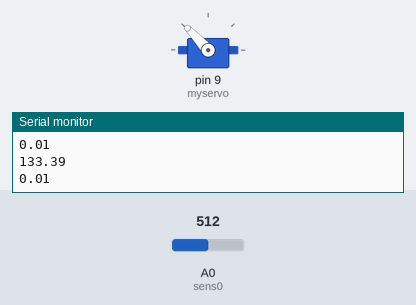
This sketch was run on a simulated Arduino Uno, built with avr-gcc and run on an emulated ATmega328P. On the bench: servo, the last lines printed to the serial monitor. The inputs (shaded band) are chosen by the test bench; at power-on: A0 (sens0) = 512.

Above: at 3.0 s.
3.1 s: A0 (sens0) set to 306
At 4.6 s:
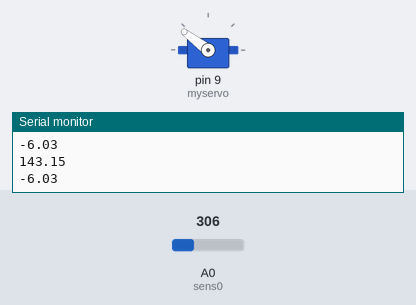
4.9 s: A0 (sens0) set to 0
At 6.3 s:
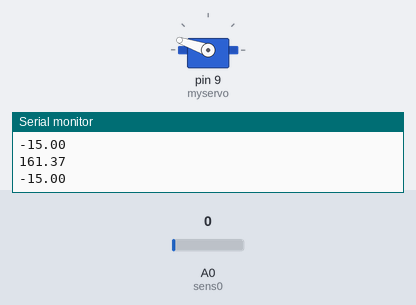
6.8 s: A0 (sens0) set to 206
9.8 s: A0 (sens0) set to 231
Timing chart, 0 to 12.3 s (numbered marks = the images above; inputs shaded):
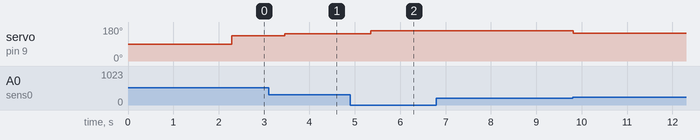

The sketch:

v8.2_delta_robot_1_af_met_comentaar.ino
```cpp
double sens0 = A0;             //hier worden de 3 potentiometer benoemen en gezegt aan welke
double sens1 = A1;
double sens2 = A2;
float map(float x, float in_min, float in_max, float out_min, float out_max)  //hier word de map functie gedefineerd met float zodat ze precieser is dan met intigers
  {
  return (x - in_min) * (out_max - out_min) / (in_max - in_min) + out_min;
  }
#define PI 3.1415926535897932384626433832795  //PI wordt gedefineerd en ook wiskundige libraries opgeroepen en hoe arduino moet omgaan met servos en de servo benoemd
#include <stdio.h>
#include <stdlib.h>
#include <Servo.h>
Servo myservo;

float x;
float y;
float z;

short c = 30;                   //constantes defineren
short l = 20;
short h = 40;
double p1 = 0.5;
double p2 = 0.000349;

float hoek = 0;
float hoekG;

void setup() {                  //wat aan welke pin de servo zit
  Serial.begin(9600);
  myservo.attach(9);
  pinMode(9,OUTPUT);
}

void loop() {
  float value1 = 1;              //de line is er om te verzekeren dat het in de while gestoken wordt

  x = analogRead(sens0);         //hier worden de x y z coordinaat van de kop ingelezen adhv de 3 potentiometer
  x = map(x,0,1023,-15,15);
  /*y = analogRead(sens1);
  y = map(y,0,1023,-15,15);
  z = analogRead(sens2);
  z = map(z, 0,1023,0,20);*/
  Serial.println(x);
  y=5;
  z=0;

  while(abs(value1)>p1) {        // dit is de wiskunde formule om de hoek te bereken als de hoek juist is dan is value1 bijna 0
    hoek = hoek + p2;
    value1 = -pow((l*cos(hoek) + h - z),2)+pow(c,2) - (pow(l*sin(hoek)*cos(-(1/6)*PI)-x,2)+pow(l*sin(hoek)*sin(-(1/6)*PI),2));
    if (hoek>PI)                //de hoek zit tussen 0 en PI radialen dus als de hoek groter word dan PI wordt hij terug gezet naar 0 rad
    {
      hoek=0;
    }

  }
  hoekG = map(hoek,0,PI,0,180); //hier verandert de hoek van radialen en wordt hij hoekG benoemd
  myservo.write(hoekG);         //hier zou de servo zich moeten aanpassen afhankelijk van w1 maar dat doet hij maar 1 keer
  Serial.println(hoekG);
  hoek = hoek - 0.1;            // als hoek is een juiste waarde als de coordinaten wat veranderen zal de volgende hoek rond de vorige hoek zijn
}
```

Measured:
- after the input at 3.1 s, servo on pin 9 (myservo): 133° → 143° after 0.35 s
- after the input at 4.9 s, servo on pin 9 (myservo): 143° → 161° after 0.45 s
